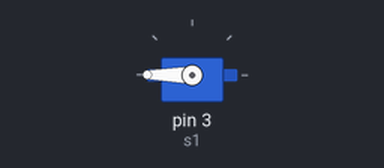
Bench run of a sketch on a simulated Arduino Uno, built with avr-gcc and run on an emulated ATmega328P. Parts: servo.

Above: at 0.05 s.
Timing chart, 0 to 4.6 s (numbered marks = the images above):
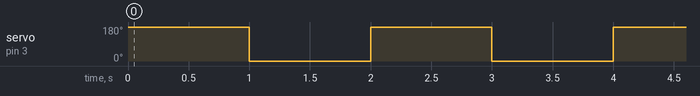

The sketch:

sketch_servo_positional_180_spectrum.ino
```cpp
#include <Servo.h>

Servo s1;

void setup() {
  s1.attach(3);
}

void loop() {
  s1.write(180);
  delay(1000);
  s1.write(0);
  delay(1000);
}
```

Measured:
- by itself, servo on pin 3 (s1): alternates 180° for 1.0 s and 0° for 1.0 s
